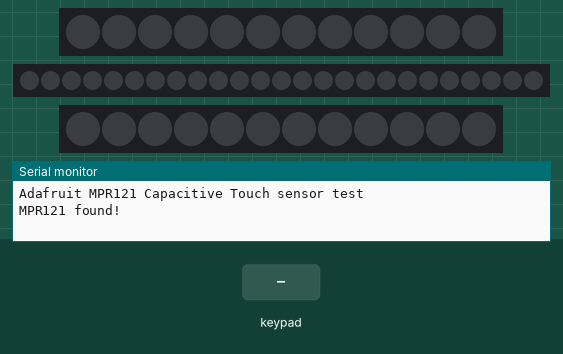
Recording of a sketch running on a simulated Arduino Uno, built with avr-gcc and run on an emulated ATmega328P. On the bench: 2 × 12 RGB LEDs in strip order, left to right, 25 RGB LEDs in strip order, left to right, the last lines printed to the serial monitor. The inputs (shaded band) are chosen by the test bench. Dim RGB values are drawn brighter than linear; random numbers use the default seed unless the sketch sets one.

Above: at 1.2 s.
1.3 s: key '7' pressed
At 1.45 s:
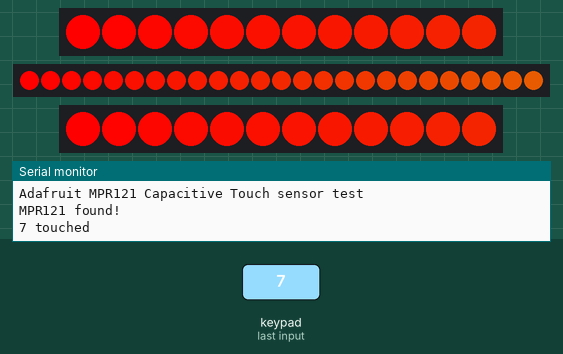
At 2.06 s:
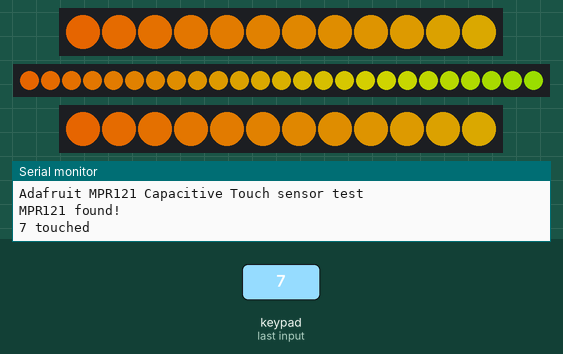
3.7 s: keypad keys 2 5 pressed 0.4 s apart
At 3.88 s:
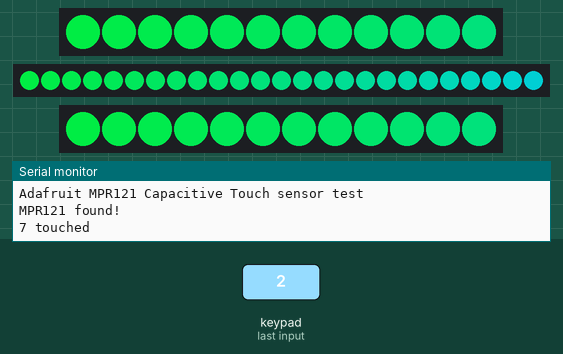
8.8 s: key '1' pressed
10.7 s: keypad keys 2 5 A pressed 0.4 s apart
16.3 s: key '0' pressed
18.2 s: key '3' pressed
At 23.7 s:
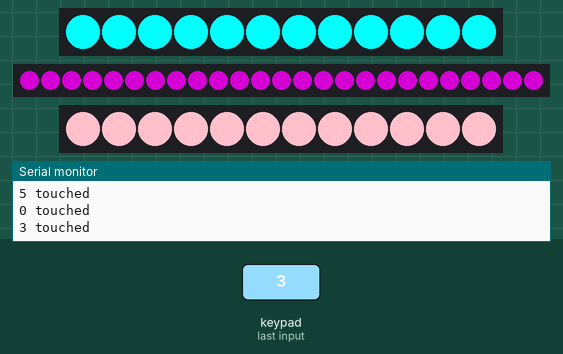

Measured:
- after the input at 1.3 s, the LEDs: change at once (image 1)

The sketch:

individualMushCT.ino
```cpp
/*
This code is an extension of capacitiveTouch.ino but instead of all LEDs being connected to one pin on the Arduino Uno, the LEDs in each
individual mushroom are connected to their own pin. This allows us to manipulate the code so that each mushroom will be a different color.
*/

//touch sensor
#include <Wire.h>
#include "Adafruit_MPR121.h"

//lights
#include <Adafruit_NeoPixel.h>
#ifdef __AVR__
#include <avr/power.h> // Required for 16 MHz Adafruit Trinket
#endif

//touch sensor
#ifndef _BV
#define _BV(bit) (1 << (bit))
#endif

//lights
#define PIN_NEO_PIXEL  6 // Mushroom 1 is connected to pin 6 on the Arduino Uno
#define PIN_NEO_PIXEL2 8 // Mushroom 2 is connected to pin 8 on the Arduino Uno
#define PIN_NEO_PIXEL3 10 // Mushroom 3 is connected to pin 10 on the Arduino Uno

#define NUM_PIXELS     12 // 12 LEDs (pixels) in Mushroom 1
#define NUM_PIXELS2    25 // 25 LEDs (pixels) in Mushroom 2
#define NUM_PIXELS3    12 // 12 LEDs (pixels) in Mushroom 3

int showType = 0;

Adafruit_MPR121 cap = Adafruit_MPR121();
Adafruit_NeoPixel NeoPixel(NUM_PIXELS, PIN_NEO_PIXEL, NEO_GRB + NEO_KHZ800);
Adafruit_NeoPixel NeoPixel2(NUM_PIXELS2, PIN_NEO_PIXEL2, NEO_GRB + NEO_KHZ800);
Adafruit_NeoPixel NeoPixel3(NUM_PIXELS3, PIN_NEO_PIXEL3, NEO_GRB + NEO_KHZ800);

// Keeps track of the last pins touched
// so we know when buttons are 'released'
uint16_t lasttouched = 0;
uint16_t currtouched = 0;

void setup() {
  NeoPixel.begin();
  NeoPixel2.begin();
  NeoPixel3.begin();
  Serial.begin(9600);

  while (!Serial) { // needed to keep leonardo/micro from starting too fast!
    delay(10);
  }

  Serial.println("Adafruit MPR121 Capacitive Touch sensor test");

  // Default address is 0x5A, if tied to 3.3V its 0x5B
  // If tied to SDA its 0x5C and if SCL then 0x5D
  if (!cap.begin(0x5A)) {
    Serial.println("MPR121 not found, check wiring?");
    while (1);
  }
  Serial.println("MPR121 found!");

}

void loop() {
  // Get the currently touched pads
  currtouched = cap.touched();

  for (uint8_t i=0; i<9; i++) {
    // it if *is* touched and *wasnt* touched before, alert!
    if ((currtouched & _BV(i)) && !(lasttouched & _BV(i)) ) {
      Serial.print(i); Serial.println(" touched");
      if (i==0) {
        startShow(random(1, 9));
      } else {
        startShow(i);
      }
    }
  }

  lasttouched = currtouched;

}

// Function to set neopixel color for Mushroom 1
void colorWipe(uint32_t c, uint8_t wait) {
  for(uint16_t i=0; i<NUM_PIXELS; i++) {
    NeoPixel.setPixelColor(i, c);
    NeoPixel.show();
    delay(wait);
    }
  }
// Function to set neopixel color for Mushroom 2
void colorWipe2(uint32_t c, uint8_t wait) {
  for(uint16_t i=0; i<NUM_PIXELS2; i++) {
    NeoPixel2.setPixelColor(i, c);
    NeoPixel2.show();
    delay(wait);
    }
  }
// Function to set neopixel color for Mushroom 3
void colorWipe3(uint32_t c, uint8_t wait) {
  for(uint16_t i=0; i<NUM_PIXELS3; i++) {
    NeoPixel3.setPixelColor(i, c);
    NeoPixel3.show();
    delay(wait);
    }
  }

// Each case represents a different light mode and the case number corresponds to the pins on the I2C touch sensor
void startShow(int i) {
  switch(i){

    case 1: colorWipe(NeoPixel.Color(255, 0, 0), 50);  // Red
            colorWipe2(NeoPixel2.Color(0, 255, 0), 50);
            colorWipe3(NeoPixel3.Color(0, 0, 255), 50);
            break;
    case 2: colorWipe(NeoPixel.Color(255, 255, 0), 50);  // Yellow
            colorWipe2(NeoPixel2.Color(255, 0, 255), 50);
            colorWipe3(NeoPixel3.Color(64, 224, 208), 50);
            break;
    case 3: colorWipe(NeoPixel.Color(0, 255, 255), 50);  // Green
            colorWipe2(NeoPixel2.Color(128, 0, 128), 50);
            colorWipe3(NeoPixel3.Color(255, 192, 203), 50);
            break;
    case 4: colorWipe(NeoPixel.Color(128, 0, 128), 50);  // Blue
            colorWipe2(NeoPixel2.Color(255, 0, 255), 50);
            colorWipe3(NeoPixel3.Color(64, 224, 208), 50);
            break;
    case 5: colorWipe(NeoPixel.Color(255, 255, 0), 50);  // Pink
            colorWipe2(NeoPixel2.Color(255, 192, 203), 50);
            colorWipe3(NeoPixel3.Color(0, 0, 255), 50);
            break;
    case 6: colorWipe(NeoPixel.Color(0, 255, 0), 50);  // Turquoise
            colorWipe2(NeoPixel2.Color(128, 0, 128), 50);
            colorWipe3(NeoPixel3.Color(255, 192, 203), 50);
            break;
    case 7: rainbow(20);  // Rainbow
            break;
    case 8: colorWipe(NeoPixel.Color(0, 0, 0), 50);    // Black/off
            break;

  }
  }

  //Pulse through colors of rainbow
  void rainbow(uint8_t wait) {
  uint16_t i, j;

  for(j=0; j<256; j++) {
    for(i=0; i<NUM_PIXELS; i++) {
      NeoPixel.setPixelColor(i, Wheel((i+j) & 255));
    }
    NeoPixel.show();
    for(i=0; i<NUM_PIXELS2; i++) {
      NeoPixel2.setPixelColor(i, Wheel((i+j) & 255));
    }
    NeoPixel2.show();
    for(i=0; i<NUM_PIXELS3; i++) {
      NeoPixel3.setPixelColor(i, Wheel((i+j) & 255));
    }
    NeoPixel3.show();
    delay(wait);
  }
}

  uint32_t Wheel(byte WheelPos) {
  WheelPos = 255 - WheelPos;
  if(WheelPos < 85) {
    return NeoPixel.Color(255 - WheelPos * 3, 0, WheelPos * 3);
  }
  if(WheelPos < 170) {
    WheelPos -= 85;
    return NeoPixel.Color(0, WheelPos * 3, 255 - WheelPos * 3);
  }
  WheelPos -= 170;
  return NeoPixel.Color(WheelPos * 3, 255 - WheelPos * 3, 0);
}
```
